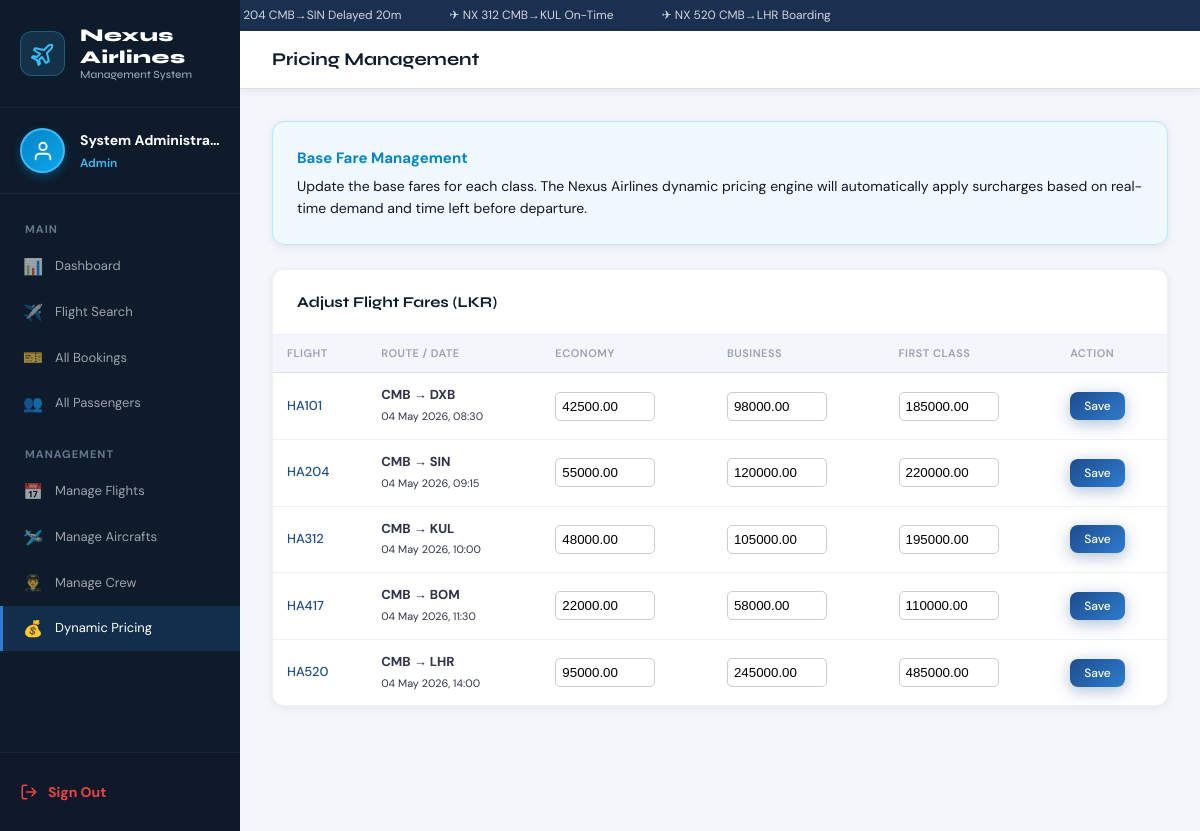
The page /dynamic_pricing.php (signed in) on the database its author committed.
### tables this page shows
CREATE TABLE IF NOT EXISTS flights (
    id               INT AUTO_INCREMENT PRIMARY KEY,
    flight_number    VARCHAR(10) NOT NULL UNIQUE,
    aircraft_id      INT,
    origin           CHAR(3)     NOT NULL,
    destination      CHAR(3)     NOT NULL,
    departure_time   DATETIME    NOT NULL,
    arrival_time     DATETIME    NOT NULL,
    price_economy    DECIMAL(10,2) NOT NULL DEFAULT 0,
    price_business   DECIMAL(10,2) NOT NULL DEFAULT 0,
    price_first      DECIMAL(10,2) NOT NULL DEFAULT 0,
    capacity         INT NOT NULL DEFAULT 180,
    status           ENUM('scheduled','boarding','on_time','delayed','cancelled','completed') NOT NULL DEFAULT 'scheduled',
    created_at       DATETIME NOT NULL DEFAULT NOW(),
    FOREIGN KEY (aircraft_id) REFERENCES aircraft(id) ON DELETE SET NULL,
    INDEX idx_origin      (origin),
    INDEX idx_destination (destination),
    INDEX idx_departure   (departure_time)
);

### dynamic_pricing.php (the view, shortened to what this page needs)
<?php
$db = getDB();
$flights = $db->query("
    SELECT id, flight_number, origin, destination, departure_time, price_economy, price_business, price_first
    FROM flights
    WHERE status != 'cancelled'
    ORDER BY departure_time ASC
")->fetchAll();
?>
<!DOCTYPE html>
<html lang="en">
<head>
  <link rel="stylesheet" href="css/style.css">
</head>
<body>
<?php include 'includes/sidebar.php'; ?>
<div class="main-content">
<header class="topbar">
  <div class="topbar-title">Pricing Management</div>
</header>
<main class="page-content">
  <div class="card mb-3" style="background: #f0f9ff; border: 1px solid #bae6fd;">
      <div class="card-body">
          <h4 style="color: #0284c7; margin-bottom: 5px;">Base Fare Management</h4>
          <p style="color: #0f172a; font-size: 14px;">Update the base fares for each class. The Nexus Airlines dynamic pricing engine will automatically apply surcharges based on real-time demand and time left before departure.</p>
      </div>
  </div>
  <div class="card">
    <div class="card-header"><span class="card-title">Adjust Flight Fares (LKR)</span></div>
    <div class="table-wrap">
      <table class="ams-table">
        <thead>
          <tr>
            <th>FLIGHT</th>
            <th>ROUTE / DATE</th>
            <th>ECONOMY</th>
            <th>BUSINESS</th>
            <th>FIRST CLASS</th>
            <th>ACTION</th>
          </tr>
        </thead>
        <tbody>
        <?php if(empty($flights)): ?>
            <tr><td colspan="6" style="text-align:center; padding:20px; color:var(--gray-500);">No active flights available for pricing update.</td></tr>
        <?php else: ?>
            <?php foreach ($flights as $f): ?>
              <tr>
                <form method="POST" style="margin: 0;">
                    <td class="fw" style="color:var(--sky)"><?= htmlspecialchars($f['flight_number']) ?></td>
                    <td>
                        <strong><?= htmlspecialchars($f['origin']) ?> → <?= htmlspecialchars($f['destination']) ?></strong><br>
                        <small style="color:var(--gray-500);"><?= date('d M Y, H:i', strtotime($f['departure_time'])) ?></small>
                    </td>
                    <td><input type="number" name="price_economy" value="<?= $f['price_economy'] ?>" style="width:100px; padding:6px; border-radius: 5px; border: 1px solid #ccc;" required></td>
                    <td><input type="number" name="price_business" value="<?= $f['price_business'] ?>" style="width:100px; padding:6px; border-radius: 5px; border: 1px solid #ccc;" required></td>
                    <td><input type="number" name="price_first" value="<?= $f['price_first'] ?>" style="width:100px; padding:6px; border-radius: 5px; border: 1px solid #ccc;" required></td>
                    <td><button type="submit" class="btn-primary btn-sm">Save</button></td>
                </form>
              </tr>
            <?php endforeach; ?>
        <?php endif; ?>
        </tbody>
      </table>
    </div>
  </div>
</main>
</div> <script src="js/app.js"></script>
</body>
</html>

### css/style.css (style rules this page uses)
:root { --navy: #0d1b2a; --navy-mid: #1a3050; --sky: #1e4d8c; --sky-light: #2e7bcf; --accent: #e8a135; --teal: #38b899; --danger: #e05252; --success: #3cb97a; --warn: #e8a135; --white: #ffffff; --off-white: #f4f6fb; --gray-100: #eef0f5; --gray-200: #dde0eb; --gray-400: #9aa0b5; --gray-600: #5c637a; --gray-800: #2e3347; --font-head: 'Syne', sans-serif; --font-body: 'DM Sans', sans-serif; --radius-sm: 8px; --radius-md: 12px; --radius-lg: 18px; --shadow-sm: 0 2px 8px rgba(13,27,42,.08); --shadow-md: 0 8px 32px rgba(13,27,42,.14); --shadow-lg: 0 20px 60px rgba(13,27,42,.20); --transition: .22s cubic-bezier(.4,0,.2,1); }
*, *::before, *::after { box-sizing: border-box; margin: 0; padding: 0; }
html { scroll-behavior: smooth; }
body { font-family: var(--font-body); font-size: 15px; line-height: 1.6; color: var(--gray-800); background: var(--off-white); }
.btn-primary { display: inline-flex; align-items: center; justify-content: center; gap: 8px; padding: 12px 24px; border-radius: var(--radius-sm); background: linear-gradient(135deg, var(--sky) 0%, var(--sky-light) 100%); color: white; font-family: var(--font-body); font-size: 14px; font-weight: 500; border: none; cursor: pointer; transition: transform var(--transition), box-shadow var(--transition), opacity var(--transition); box-shadow: 0 4px 16px rgba(30,77,140,.35); }
.btn-sm { padding: 6px 14px; font-size: 12px; }
.main-content { margin-left: 240px; flex: 1; display: flex; flex-direction: column; min-height: 100vh; }
.topbar { background: white; border-bottom: 1px solid var(--gray-200); padding: .875rem 2rem; display: flex; align-items: center; justify-content: space-between; position: sticky; top: 0; z-index: 50; box-shadow: var(--shadow-sm); }
.topbar-title { font-family: var(--font-head); font-size: 18px; font-weight: 700; color: var(--navy); }
.page-content { padding: 2rem; flex: 1; }
.card { background: white; border-radius: var(--radius-md); box-shadow: var(--shadow-sm); border: 1px solid var(--gray-100); overflow: hidden; animation: fadeUp .4s ease both; }
.card-header { padding: 1.25rem 1.5rem; border-bottom: 1px solid var(--gray-100); display: flex; align-items: center; justify-content: space-between; }
.card-title { font-family: var(--font-head); font-size: 15px; font-weight: 700; color: var(--navy); }
.card-body { padding: 1.5rem; }
.table-wrap { overflow-x: auto; }
table.ams-table { width: 100%; border-collapse: collapse; font-size: 13px; }
.ams-table th { text-align: left; padding: 10px 14px; font-size: 11px; font-weight: 600; text-transform: uppercase; letter-spacing: .5px; color: var(--gray-400); background: var(--off-white); border-bottom: 1px solid var(--gray-200); }
.ams-table td { padding: 12px 14px; border-bottom: 1px solid var(--gray-100); color: var(--gray-800); vertical-align: middle; }
.ams-table tr:last-child td { border-bottom: none; }
.ams-table .fw { font-weight: 500; color: var(--navy); }
.mb-3 { margin-bottom: 1.5rem; }

### rows shown on the page
flights: flight_number "HA101", origin "CMB", destination "DXB", departure_time "04 May 2026, 08:30", price_economy "42500.00", price_business "98000.00", price_first "185000.00"
flights: flight_number "HA204", origin "CMB", destination "SIN", departure_time "04 May 2026, 09:15", price_economy "55000.00", price_business "120000.00", price_first "220000.00"
flights: flight_number "HA312", origin "CMB", destination "KUL", departure_time "04 May 2026, 10:00", price_economy "48000.00", price_business "105000.00", price_first "195000.00"
flights: flight_number "HA417", origin "CMB", destination "BOM", departure_time "04 May 2026, 11:30", price_economy "22000.00", price_business "58000.00", price_first "110000.00"
flights: flight_number "HA520", origin "CMB", destination "LHR", departure_time "04 May 2026, 14:00", price_economy "95000.00", price_business "245000.00", price_first "485000.00"

### other values the page prints
$name "System Administra…"
$role "Admin"
